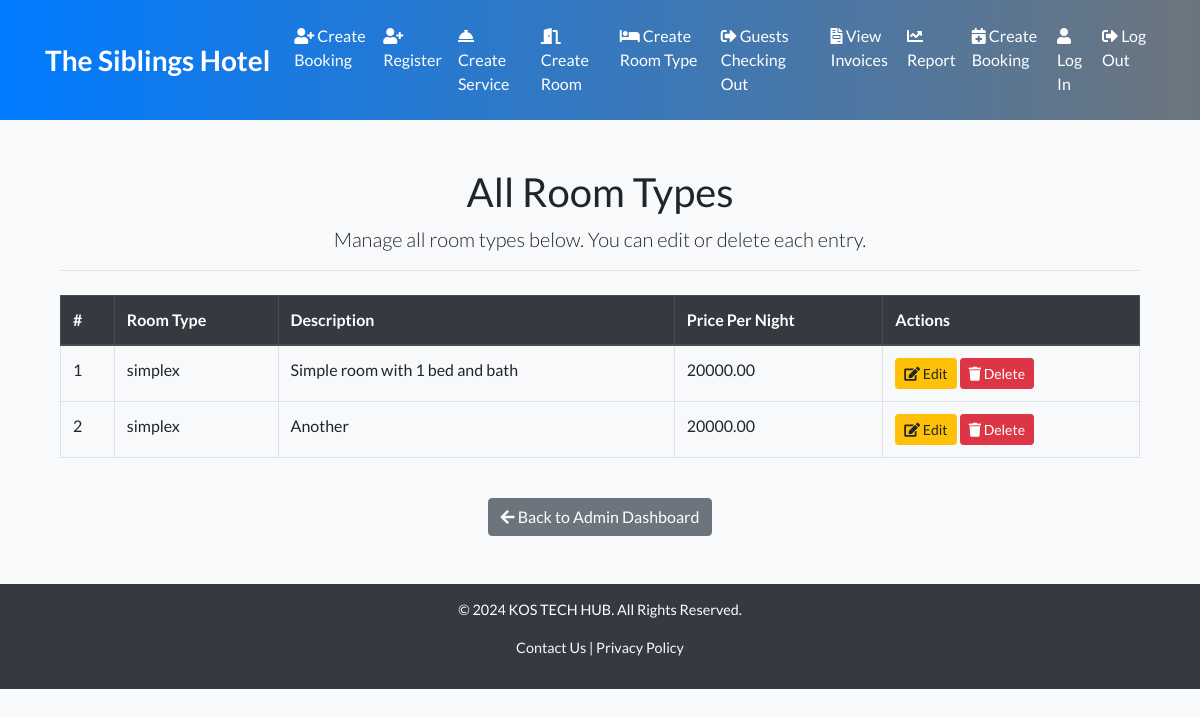
The page /admin-dashboard/room-types/ (signed in) on the database its author committed.
### hotel/models.py (models this page shows, shortened)
class RoomType(models.Model):
    name = models.CharField(max_length=100)
    description = models.TextField(blank=True, null=True)
    price_per_night = models.DecimalField(max_digits=10, decimal_places=2)

### hotel/views.py (the view)
# urls.py: path('admin-dashboard/room-types/', views.admin_room_type_list, name='admin_room_type_list'),
@login_required
@admin_required
def admin_room_type_list(request):
    room_types = RoomType.objects.all()
    return render(request, 'hotel/room_type_list.html', {'room_types': room_types})

### hotel/views.py (called while the page is built)
def is_admin_user(user):
    return user.is_superuser

### hotel/templates/hotel/room_type_list.html
{% extends 'hotel/base.html' %}
{% block content %}
<div class="container my-5">
    <h1 class="text-center">All Room Types</h1>
    <p class="lead text-center">Manage all room types below. You can edit or delete each entry.</p>
    <hr class="mb-4">
    <div class="table-responsive">
        <table class="table table-hover table-bordered">
            <thead class="thead-dark">
                <tr>
                    <th>#</th>
                    <th>Room Type</th>
                    <th>Description</th>
                    <th>Price Per Night</th>
                    <th>Actions</th>
                </tr>
            </thead>
            <tbody>
                {% for room_type in room_types %}
                <tr>
                    <td>{{ forloop.counter }}</td>
                    <td>{{ room_type.name }}</td>
                    <td>{{ room_type.description }}</td>
                    <td>{{ room_type.price_per_night }}</td>
                    <td>
                        <a href="{% url 'edit_room_type' room_type.id %}" class="btn btn-warning btn-sm">
                            <i class="fas fa-edit"></i> Edit
                        </a>
                        <a href="{% url 'delete_room_type' room_type.id %}" class="btn btn-danger btn-sm">
                            <i class="fas fa-trash"></i> Delete
                        </a>
                    </td>
                </tr>
                {% endfor %}
            </tbody>
        </table>
    </div>
    <div class="text-center mt-4">
        <a href="{% url 'admin_dashboard' %}" class="btn btn-secondary">
            <i class="fas fa-arrow-left"></i> Back to Admin Dashboard
        </a>
    </div>
</div>
{% endblock %}

### hotel/templates/hotel/base.html (style rules this page uses)
body, html { font-family: 'Lato', sans-serif; background-color: #f8f9fa; }

### rows shown on the page
RoomType: name "simplex", description "Simple room with 1 bed and bath", price_per_night "20000.00"
RoomType: name "simplex", description "Another", price_per_night "20000.00"
